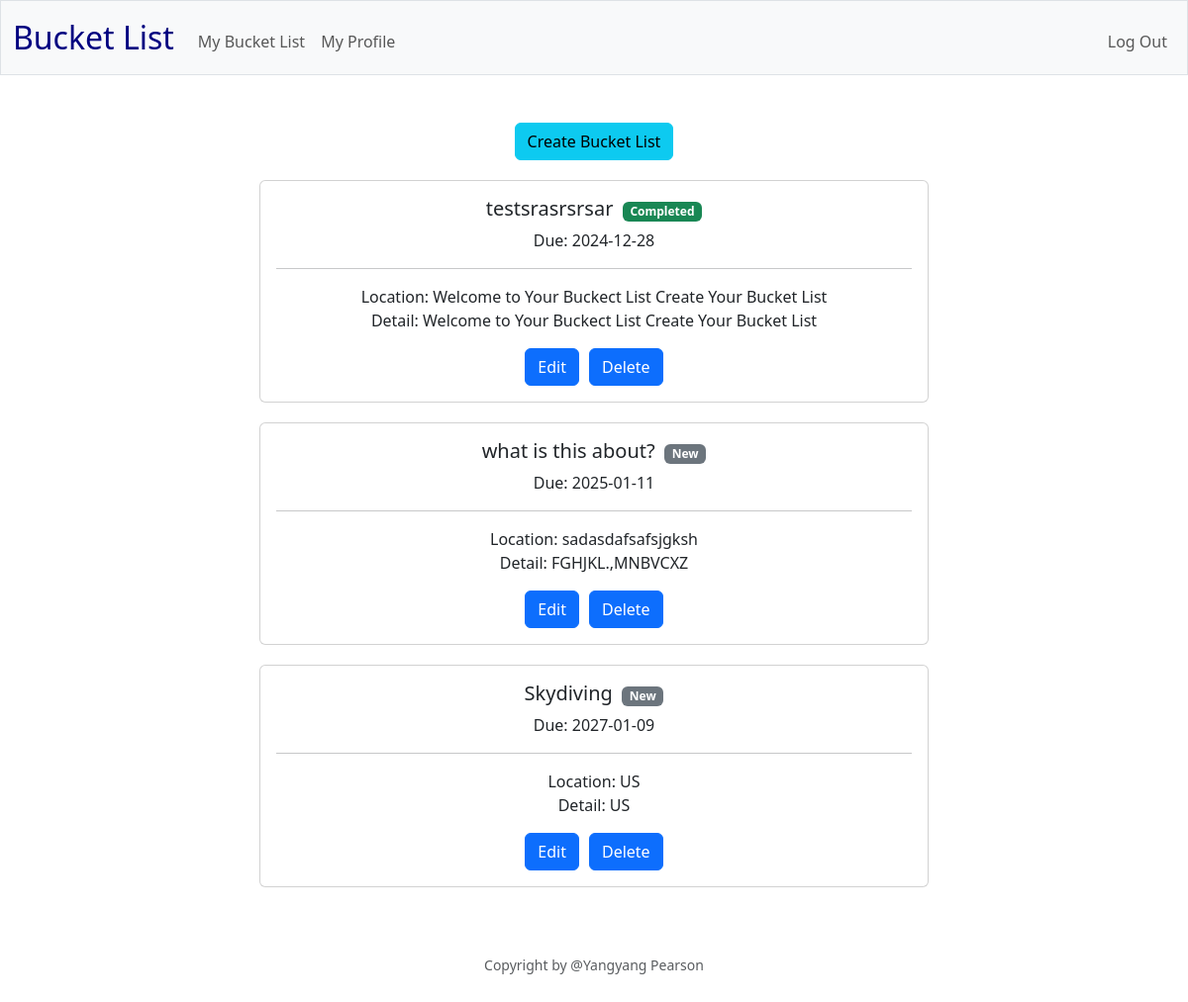
/mylists (signed in), run on the app's committed database.
### tables this page shows
CREATE TABLE lists (
id INTEGER PRIMARY KEY UNIQUE,
user_id INTEGER NOT NULL,
title TEXT NOT NULL,
date DATE NOT NULL,
location TEXT NOT NULL,
description TEXT NOT NULL,
status TEXT NOT NULL,
FOREIGN KEY (user_id) REFERENCES users(id)
);

### app.py (the view)
@app.route("/mylists", methods=["GET", "POST"])
@login_required
def lists():
    user_id = session["user_id"]
    if request.method == "GET":
        lists = db.execute(f"SELECT * FROM lists WHERE user_id = '{user_id}'")
        results = lists.fetchall()
        return render_template("mylists.html", results = results)

### app.py (called while the page is built)
@app.after_request
def after_request(response):
    response.headers["Cache-Control"] = "no-cache, no-store, must-revalidate"
    response.headers["Expires"] = 0
    response.headers["Pragma"] = "no-cache"
    return response

### helper.py (called while the page is built)
def login_required(f):
    @wraps(f)
    def decorated_function(*args, **kwargs):
        if session.get("user_id") is None:
            return redirect("/login")
        return f(*args, **kwargs)
    return decorated_function

### templates/myLists.html (shortened to what this page needs)
{% extends "layout.html" %}
{% block main %}
<div style="margin-bottom: 20px;">
    <button type="button" class="btn btn-info">
        <a class="nav-link" href="/create">Create Bucket List</a>
    </button>
</div>
{% for result in results %}
<div style="margin-bottom: 20px; margin-left: 250px; margin-right: 250px;">
    <div class="card">
        <div class="card-body">
            <h5 class="card-title" style="display: inline-flex; margin-right: 5px;">{{ result[2] }}</h5>
            {% if result[6] == "New" %}
                <span class="badge text-bg-secondary">{{ result[6] }}</span>
            {% elif result[6] == "Pending" %}
                <span class="badge text-bg-warning">{{ result[6] }}</span>
            {% elif result[6] == "Completed" %}
                <span class="badge text-bg-success">{{ result[6] }}</span>
            {% endif %}
            <div>Due: {{ result[3] }}</div>
            <hr>
            <div>Location: {{ result[4] }}</div>
            <p class="card-text">Detail: {{ result[5] }}</p>
            <div style="display: flex; justify-content: center;">
                <button style="margin-right: 10px;" type="button" class="btn btn-primary" data-bs-toggle="modal"
                    data-bs-target="#edit{{ result[0] }}">
                    Edit
                </button>
                <form method="post" action="{{ url_for('.delete', id = result[0]) }}">
                    <button class="btn btn-primary" type="submit">Delete</button>
                </form>
            </div>
        </div>
    </div>
</div>
{% else %}
    <div style="margin-bottom: 20px;">You have no list yet.</div>
{% endfor %}
{% endblock %}

### templates/layout.html (shortened to what this page needs)
<!DOCTYPE html>
<html lang="en">
    <head>
        <link href="https://cdn.jsdelivr.net/npm/bootstrap@5.3.2/dist/css/bootstrap.min.css" rel="stylesheet">
        <link href="/static/styles.css" rel="stylesheet">
    </head>
    <body>
        <nav class="bg-light border navbar navbar-expand-md navbar-light">
            <div class="container-fluid">
                <a class="navbar-brand" href="/"><span class="red">Bucket List</span></a>
                <div class="collapse navbar-collapse" id="navbar">
                    {% if session["user_id"] %}
                        <ul class="navbar-nav me-auto mt-2">
                            <li class="nav-item"><a class="nav-link" href="/mylists">My Bucket List</a></li>
                            <li class="nav-item"><a class="nav-link" href="/profile">My Profile</a></li>
                        </ul>
                        <ul class="navbar-nav ms-auto mt-2">
                            <li class="nav-item"><a class="nav-link" href="/logout">Log Out</a></li>
                        </ul>
                    {% else %}
                        <ul class="navbar-nav ms-auto mt-2">
                            <li class="nav-item"><a class="nav-link" href="/register">Register</a></li>
                            <li class="nav-item"><a class="nav-link" href="/login">Log In</a></li>
                        </ul>
                    {% endif %}
                </div>
            </div>
        </nav>
        <main class="container-fluid py-5 text-center">
            {% block main %}{% endblock %}
        </main>
        <footer class="mb-5 small text-center text-muted">
            Copyright by @Yangyang Pearson
        </footer>
    </body>
</html>

### static/styles.css (style rules this page uses)
nav .navbar-brand { font-size: xx-large; }
nav .navbar-brand .red { color: navy; }

### data on the page
lists: title "testsrasrsrsar", status "Completed", date "2024-12-28", location "Welcome to Your Buckect List Create Your Bucket List", description "Welcome to Your Buckect List Create Your Bucket List"
lists: title "what is this about?", status "New", date "2025-01-11", location "sadasdafsafsjgksh", description "FGHJKL.,MNBVCXZ"
lists: title "Skydiving", status "New", date "2027-01-09", location "US", description "US"
